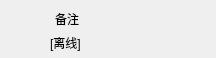
<?xml version="1.0" encoding="UTF-8"?>
<ui version="4.0">
 <class>FriendItem</class>
 <widget class="QWidget" name="FriendItem">
  <property name="geometry">
   <rect>
    <x>0</x>
    <y>0</y>
    <width>216</width>
    <height>58</height>
   </rect>
  </property>
  <property name="windowTitle">
   <string>Form</string>
  </property>
  <widget class="QLabel" name="faceLabel">
   <property name="geometry">
    <rect>
     <x>9</x>
     <y>9</y>
     <width>40</width>
     <height>40</height>
    </rect>
   </property>
   <property name="sizePolicy">
    <sizepolicy hsizetype="Fixed" vsizetype="Fixed">
     <horstretch>0</horstretch>
     <verstretch>0</verstretch>
    </sizepolicy>
   </property>
   <property name="text">
    <string/>
   </property>
   <property name="pixmap">
    <pixmap resource="face.qrc">:/face/face/example.jpeg</pixmap>
   </property>
  </widget>
  <widget class="QLabel" name="marknameLabel">
   <property name="geometry">
    <rect>
     <x>55</x>
     <y>9</y>
     <width>100</width>
     <height>20</height>
    </rect>
   </property>
   <property name="sizePolicy">
    <sizepolicy hsizetype="Preferred" vsizetype="Preferred">
     <horstretch>5</horstretch>
     <verstretch>0</verstretch>
    </sizepolicy>
   </property>
   <property name="sizeIncrement">
    <size>
     <width>5</width>
     <height>0</height>
    </size>
   </property>
   <property name="text">
    <string>备注</string>
   </property>
   <property name="alignment">
    <set>Qt::AlignJustify|Qt::AlignVCenter</set>
   </property>
  </widget>
  <widget class="QLabel" name="statusLabel">
   <property name="geometry">
    <rect>
     <x>50</x>
     <y>33</y>
     <width>40</width>
     <height>20</height>
    </rect>
   </property>
   <property name="sizePolicy">
    <sizepolicy hsizetype="Expanding" vsizetype="Preferred">
     <horstretch>0</horstretch>
     <verstretch>0</verstretch>
    </sizepolicy>
   </property>
   <property name="text">
    <string>[离线]</string>
   </property>
   <property name="alignment">
    <set>Qt::AlignJustify|Qt::AlignVCenter</set>
   </property>
  </widget>
  <widget class="QLabel" name="signatureLabel">
   <property name="geometry">
    <rect>
     <x>99</x>
     <y>33</y>
     <width>111</width>
     <height>20</height>
    </rect>
   </property>
   <property name="sizePolicy">
    <sizepolicy hsizetype="Fixed" vsizetype="Fixed">
     <horstretch>0</horstretch>
     <verstretch>0</verstretch>
    </sizepolicy>
   </property>
   <property name="text">
    <string/>
   </property>
   <property name="alignment">
    <set>Qt::AlignJustify|Qt::AlignVCenter</set>
   </property>
  </widget>
 </widget>
 <resources>
  <include location="face.qrc"/>
 </resources>
 <connections/>
</ui>
